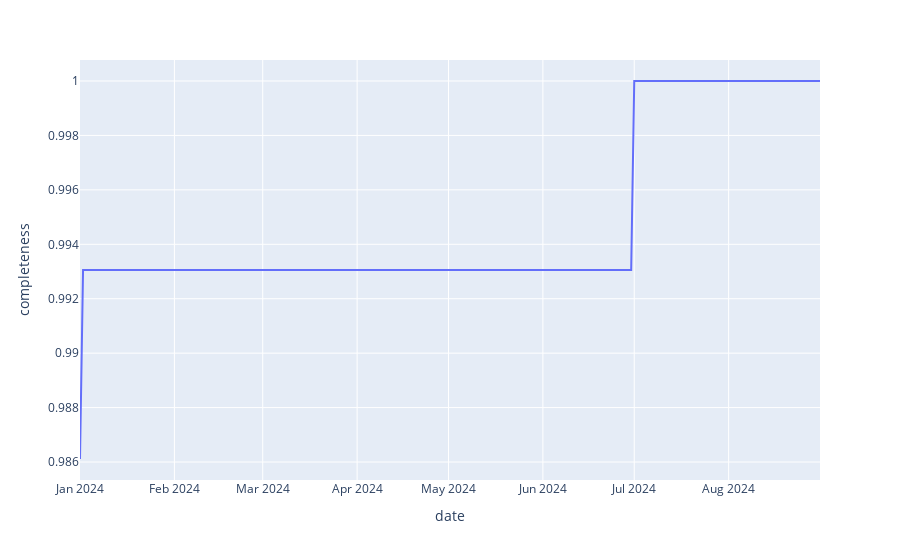

Source (notebook cell):
### Code cell
plot_data = train_rides.groupby('date')['station_id'].nunique().rename('completeness') / train_rides['station_id'].nunique()
px.line(plot_data.reset_index(), x='date', y='completeness')
# The green line damen station comes online during the study period, so we will need
# to impute its prior ridership.

### Figure 1 — Plotly figure (JSON) as saved in the notebook; plotly's stock layout.template omitted (floating-point values rounded to 4 significant figures; data arrays with more than 128 entries replaced by an {"elided": "..."} marker saying what was removed)
{"data": [{"hovertemplate": "date=%{x}<br>completeness=%{y}<extra></extra>", "legendgroup": "", "line": {"color": "#636efa", "dash": "solid"}, "marker": {"symbol": "circle"}, "mode": "lines", "name": "", "orientation": "v", "showlegend": false, "type": "scatter", "x": {"elided": "244 str values"}, "xaxis": "x", "y": {"elided": "244 float values"}, "yaxis": "y"}], "layout": {"legend": {"tracegroupgap": 0}, "margin": {"t": 60}, "xaxis": {"anchor": "y", "domain": [0, 1], "title": {"text": "date"}}, "yaxis": {"anchor": "x", "domain": [0, 1], "title": {"text": "completeness"}}}}
